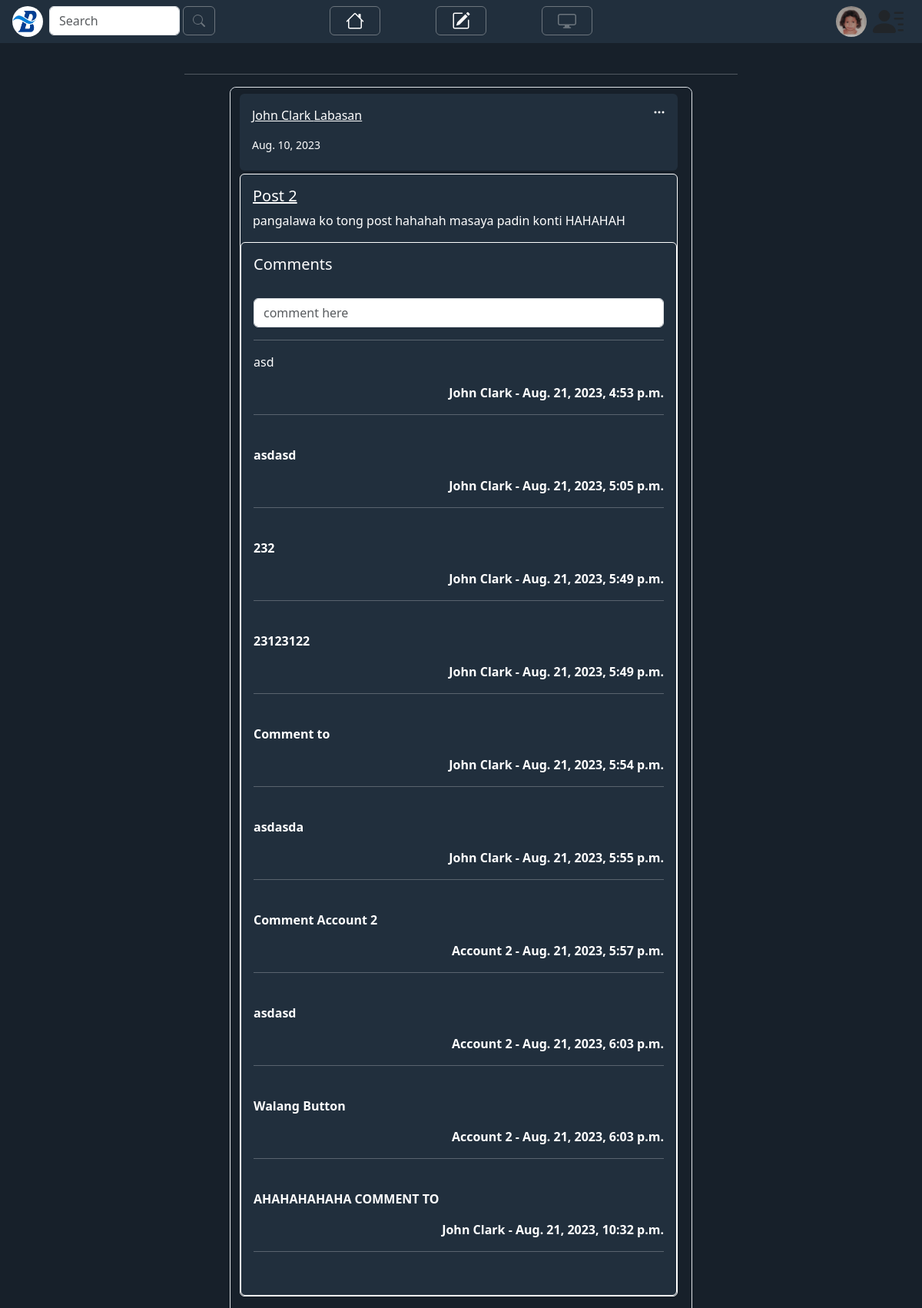
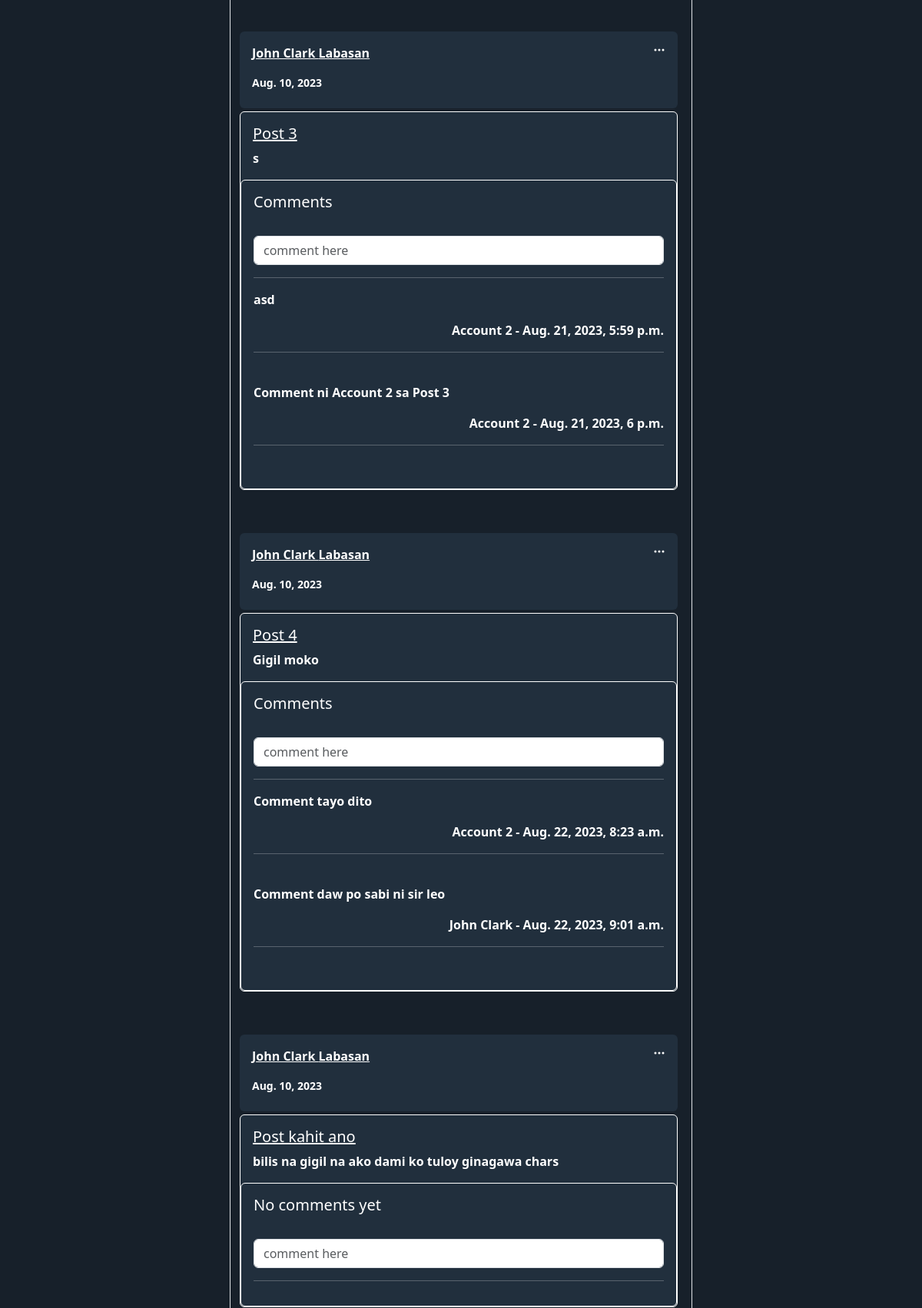
The app's page / (signed in, upper part) with its own data (2 pictures, top to bottom).
### theblog/models.py (models this page shows, shortened)
class Profile(models.Model):
    user = models.OneToOneField(User, null=True, on_delete=models.CASCADE) #One to One profile.user > User
    profile_pic = models.ImageField(null=True,blank=True, upload_to="members/images/profile/")
    follower = models.ManyToManyField(User,related_name="follows")

class Post(models.Model): #1
    title = models.CharField(max_length=255)
    header_image = models.ImageField(null=True,blank=True, upload_to="images/")
    title_tag = models.CharField(max_length=255)
    author = models.ForeignKey(User, on_delete=models.CASCADE) # delete all the blogpost of a user when user is deleted
    category = models.CharField(max_length=255,default='coding')
    body = RichTextField(blank=True, null=True)
    post_date = models.DateField(auto_now_add=True)

class Comments(models.Model):
    post = models.ForeignKey(Post, related_name="comments", on_delete=models.CASCADE) #1
    name = models.CharField(max_length=255) #User
    body = models.TextField()
    date_added = models.DateTimeField(auto_now_add=True)

### theblog/views.py (the view)
# urls.py: path('',HomeView.as_view(), name="home"),  #.as_view() we use this because we're using class based view
class HomeView(ListView):
   model = Post
   template_name = 'home.html'
   ordering = ['-post_date']
   def get_queryset(self):
        user = self.request.user
        if user.is_authenticated:
            followed_users = user.profile.follower.all()
            queryset = Post.objects.filter(author__in=followed_users)
            return queryset
        return Post.objects.none()
   success_url = reverse_lazy('post:home')
   def get_context_data(self, **kwargs):
        context = super().get_context_data(**kwargs)
        if self.request.user.is_authenticated:
            context['form'] = CommentForm(initial={'name': self.request.user.first_name})
            return context

### theblog/forms.py
class CommentForm(forms.ModelForm):
    class Meta:
        model = Comments
        fields = ('name','body')
        widgets = {
           'name': forms.TextInput(attrs={'class':'form-control','value': '','id': 'commenter','type':'hidden'}),
            'body': forms.TextInput(attrs={'class': 'form-control','placeholder':'comment here',}),
        }

### theblog/templates/home.html (shortened to what this page needs)
{% extends "base.html" %}
{% block content%}
<body style="background-color: #17202A;">
<div class="container-fluid" style="background-color: #17202A  ;">
    <div class="row">
        <div class="col-sm-2 "></div>
        <div class="col-sm-8 rounded" >
    <hr>
<div class="container d-flex justify-content-center align-items-center flex-column mt-3" >
    <div class="d-flex justify-content-center align-items-center flex-column border rounded-3" style="background-color: #212F3D;border-color: white; width:602px">
    <div class="container rounded-3" style=" background-color: #17202A; width:600px; border-color: red;">
    {% for post in object_list %}
    <div class="input-group d-flex justify-content-between mb-1 mt-2 rounded" style="border-color: white;background-color: #212F3D; height: 100px; width:570px;">
        <div class="m-3 rounded">
        <a href="{% url 'members:show_profile' post.author.id %}"> <p>{{post.author.first_name}} {{post.author.last_name}}</p> </a>
        <small>{{post.post_date}}</small>
        </div>
        <div class="m-3 rounded">
            {% if user.id == post.author.id %}
            <a href="{% url 'post:update_post' post.pk %}"><svg xmlns="http://www.w3.org/2000/svg" width="16" height="16" fill="currentColor" class="bi bi-three-dots" viewBox="0 0 16 16">
                <path d="M3 9.5a1.5 1.5 0 1 1 0-3 1.5 1.5 0 0 1 0 3zm5 0a1.5 1.5 0 1 1 0-3 1.5 1.5 0 0 1 0 3zm5 0a1.5 1.5 0 1 1 0-3 1.5 1.5 0 0 1 0 3z"/>
            </svg></a>
            {% endif %}
        </div>
    </div>
    <div class="card" style="background-color: #212F3D; width: 570px;  border-color: white;">
        <div class="card-body rounded-top">
          <h5 class="card-title"><a href="{% url 'post:article-detail' post.pk %}">{{post.title}}
          </a>
          </h5>
          <p class="card-text">{{post.body | safe}} </p>
        </div>
        <div class="card  rounded-bottom"style="background-color: #212F3D; border-color: white;">
            <div class="card-body rounded-bottom">
                {% if not post.comments.all %}
                <h5>No comments yet</h5>
                {% if user.is_authenticated %}
                <form method="post" action="{% url 'post:add_comment' post.id %}">
                    {{ form.as_p }}
                  </form>
                {% endif %}
                    <hr>
                {% else %}
                {% if user.is_authenticated %}
                <h5>Comments</h5>
                <form method="post" action="{% url 'post:add_comment' post.id %}">
                    {{ form.as_p }}
                  </form>
                {% endif %}
                <hr>
                {% for comment in post.comments.all %}
                    <div class="flex-column">
                    <p>{{comment.body }}</p>
                    <div class="d-flex justify-content-end">
                    <strong>{{comment.name }} - {{comment.date_added }}</stong>
                    </div>
                   </div>
                    <hr>
                    <br>
                {% endfor %}
                {% endif %}
            </div>
          </div>
      </div>
            <br/>
            <br/>
    {% endfor %}
    </div>
    </div>
        </div>
    </div>
  </div>
</div>
</body>
{% endblock %}

### theblog/templates/base.html (shortened to what this page needs)
<html lang="en">
  <head>
    <link href="https://cdn.jsdelivr.net/npm/bootstrap@5.3.1/dist/css/bootstrap.min.css" rel="stylesheet">
    {% load static %}
    <link rel="stylesheet" type="text/css" href="{% static '/design/styles.css' %}">
  </head>
  <body>
{% if user.is_authenticated %}
<div class="container-fluid"  style="background-color: #212F3D;">
  <div class="row">
    <div class="col-sm-3">
      <div class="d-flex flex-row">
        <div class="my-2 mx-1">
          <a href="{% url 'post:home' %}"><img  src="{% static 'theblog/images/logo.jpg'%}" alt="..." class="rounded-circle"
            style="width: 40px; height: 40px;"></a>
        </div>
        <div class="">
        <form class="form-inline my-2 my-lg-0" method="POST" action="{% url 'post:search_user' %}">
          <input class="form-control mx-1 my-2" type="search" name="searched" placeholder="Search" aria-label="Search">
          </div>
          <div class="">
          <button class="btn btn-outline-secondary mx-2 mb-2 my-2" type="submit">
          </button>
        </div>
      </div>
    </div>
    <div class="col-sm">
        <div class="container d-flex justify-content-center">
            <div class="row">
              <div class="col-sm-4 my-2 "><button type="button" class="btn btn-outline-secondary mx-4"> <a class="navbar-brand  " href="{% url 'post:home' %}">
              </a>
              </button></div>
              <div class="col-sm-4 my-2 "><button type="button" class="btn btn-outline-secondary mx-4"> <a class="nav-link" href="{%  url 'post:add_post' %}">
                </a>
              </button></div>
              <div class="col-sm-4 my-2 "><button type="button" class="btn btn-outline-secondary mx-4">
              </button></div>
            </div>
      </div>
    </div>
    <div class="col-sm-3">
      <div class="container d-flex justify-content-end mt-2">
        {% if user.profile.profile_pic.url %}
        <a href="{% url 'members:show_profile' user.id %}"><img  src="{{user.profile.profile_pic.url}}" alt="..." class="mx-2 rounded-circle"
          style="width: 40px; height: 40px;"></a>
        <div class="dropdown">
        </div>
        {%endif%}
      </div>
    </div>
  </div>
</div>
{% endif %}
    <br/>
    <div class="container">
    {% block content%}
    {% endblock %}
    </div>
  </body>
</html>

### records on screen
Post: author.first_name "John Clark", author.last_name "Labasan", post_date "Aug. 10, 2023", title "Post 2", body "pangalawa ko tong post hahahah masaya padin konti HAHAHAH"
Comments: body "asd", name "John Clark", date_added "Aug. 21, 2023, 4:53 p.m."
Comments: body "asdasd", name "John Clark", date_added "Aug. 21, 2023, 5:05 p.m."
Comments: body "232", name "John Clark", date_added "Aug. 21, 2023, 5:49 p.m."
Comments: body "23123122", name "John Clark", date_added "Aug. 21, 2023, 5:49 p.m."
Comments: body "Comment to", name "John Clark", date_added "Aug. 21, 2023, 5:54 p.m."
Comments: body "asdasda", name "John Clark", date_added "Aug. 21, 2023, 5:55 p.m."
Comments: body "Comment Account 2", name "Account 2", date_added "Aug. 21, 2023, 5:57 p.m."
Comments: body "asdasd", name "Account 2", date_added "Aug. 21, 2023, 6:03 p.m."
Comments: body "Walang Button", name "Account 2", date_added "Aug. 21, 2023, 6:03 p.m."
Comments: body "AHAHAHAHAHA COMMENT TO", name "John Clark", date_added "Aug. 21, 2023, 10:32 p.m."
Post: author.first_name "John Clark", author.last_name "Labasan", post_date "Aug. 10, 2023", title "Post 3", body "s"
Comments: body "asd", name "Account 2", date_added "Aug. 21, 2023, 5:59 p.m."
Comments: body "Comment ni Account 2 sa Post 3", name "Account 2", date_added "Aug. 21, 2023, 6 p.m."
Post: author.first_name "John Clark", author.last_name "Labasan", post_date "Aug. 10, 2023", title "Post 4", body "Gigil moko"
Comments: body "Comment tayo dito", name "Account 2", date_added "Aug. 22, 2023, 8:23 a.m."
Comments: body "Comment daw po sabi ni sir leo", name "John Clark", date_added "Aug. 22, 2023, 9:01 a.m."
Post: author.first_name "John Clark", author.last_name "Labasan", post_date "Aug. 10, 2023", title "Post kahit ano", body "bilis na gigil na ako dami ko tuloy ginagawa chars"
